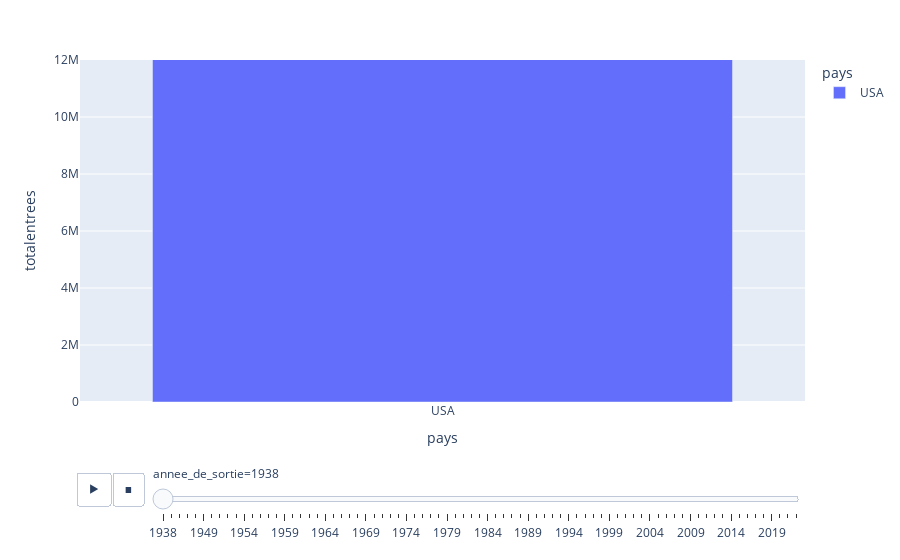

This figure's notebook cell:
### Code cell
px.bar(test2,x='pays',y='totalentrees',color='pays',animation_frame='annee_de_sortie',range_y=[0,12000000])

### Figure 1 — Plotly figure (JSON) as saved in the notebook; plotly's stock layout.template omitted (floating-point values rounded to 4 significant figures)
{"data": [{"alignmentgroup": "True", "hovertemplate": "pays=%{x}<br>annee_de_sortie=1938<br>totalentrees=%{y}<extra></extra>", "legendgroup": "USA", "marker": {"color": "#636efa", "pattern": {"shape": ""}}, "name": "USA", "offsetgroup": "USA", "orientation": "v", "showlegend": true, "textposition": "auto", "type": "bar", "x": ["USA"], "xaxis": "x", "y": [18319651], "yaxis": "y"}], "layout": {"barmode": "relative", "legend": {"title": {"text": "pays"}, "tracegroupgap": 0}, "margin": {"t": 60}, "sliders": [{"active": 0, "currentvalue": {"prefix": "annee_de_sortie="}, "len": 0.9, "pad": {"b": 10, "t": 60}, "steps": [{"args": [["1938"], {"frame": {"duration": 0, "redraw": true}, "fromcurrent": true, "mode": "immediate", "transition": {"duration": 0, "easing": "linear"}}], "label": "1938", "method": "animate"}, {"args": [["1945"], {"frame": {"duration": 0, "redraw": true}, "fromcurrent": true, "mode": "immediate", "transition": {"duration": 0, "easing": "linear"}}], "label": "1945", "method": "animate"}, {"args": [["1946"], {"frame": {"duration": 0, "redraw": true}, "fromcurrent": true, "mode": "immediate", "transition": {"duration": 0, "easing": "linear"}}], "label": "1946", "method": "animate"}, {"args": [["1947"], {"frame": {"duration": 0, "redraw": true}, "fromcurrent": true, "mode": "immediate", "transition": {"duration": 0, "easing": "linear"}}], "label": "1947", "method": "animate"}, {"args": [["1948"], {"frame": {"duration": 0, "redraw": true}, "fromcurrent": true, "mode": "immediate", "transition": {"duration": 0, "easing": "linear"}}], "label": "1948", "method": "animate"}, {"args": [["1949"], {"frame": {"duration": 0, "redraw": true}, "fromcurrent": true, "mode": "immediate", "transition": {"duration": 0, "easing": "linear"}}], "label": "1949", "method": "animate"}, {"args": [["1950"], {"frame": {"duration": 0, "redraw": true}, "fromcurrent": true, "mode": "immediate", "transition": {"duration": 0, "easing": "linear"}}], "label": "1950", "method": "animate"}, {"args": [["1951"], {"frame": {"duration": 0, "redraw": true}, "fromcurrent": true, "mode": "immediate", "transition": {"duration": 0, "easing": "linear"}}], "label": "1951", "method": "animate"}, {"args": [["1952"], {"frame": {"duration": 0, "redraw": true}, "fromcurrent": true, "mode": "immediate", "transition": {"duration": 0, "easing": "linear"}}], "label": "1952", "method": "animate"}, {"args": [["1953"], {"frame": {"duration": 0, "redraw": true}, "fromcurrent": true, "mode": "immediate", "transition": {"duration": 0, "easing": "linear"}}], "label": "1953", "method": "animate"}, {"args": [["1954"], {"frame": {"duration": 0, "redraw": true}, "fromcurrent": true, "mode": "immediate", "transition": {"duration": 0, "easing": "linear"}}], "label": "1954", "method": "animate"}, {"args": [["1955"], {"frame": {"duration": 0, "redraw": true}, "fromcurrent": true, "mode": "immediate", "transition": {"duration": 0, "easing": "linear"}}], "label": "1955", "method": "animate"}, {"args": [["1956"], {"frame": {"duration": 0, "redraw": true}, "fromcurrent": true, "mode": "immediate", "transition": {"duration": 0, "easing": "linear"}}], "label": "1956", "method": "animate"}, {"args": [["1957"], {"frame": {"duration": 0, "redraw": true}, "fromcurrent": true, "mode": "immediate", "transition": {"duration": 0, "easing": "linear"}}], "label": "1957", "method": "animate"}, {"args": [["1958"], {"frame": {"duration": 0, "redraw": true}, "fromcurrent": true, "mode": "immediate", "transition": {"duration": 0, "easing": "linear"}}], "label": "1958", "method": "animate"}, {"args": [["1959"], {"frame": {"duration": 0, "redraw": true}, "fromcurrent": true, "mode": "immediate", "transition": {"duration": 0, "easing": "linear"}}], "label": "1959", "method": "animate"}, {"args": [["1960"], {"frame": {"duration": 0, "redraw": true}, "fromcurrent": true, "mode": "immediate", "transition": {"duration": 0, "easing": "linear"}}], "label": "1960", "method": "animate"}, {"args": [["1961"], {"frame": {"duration": 0, "redraw": true}, "fromcurrent": true, "mode": "immediate", "transition": {"duration": 0, "easing": "linear"}}], "label": "1961", "method": "animate"}, {"args": [["1962"], {"frame": {"duration": 0, "redraw": true}, "fromcurrent": true, "mode": "immediate", "transition": {"duration": 0, "easing": "linear"}}], "label": "1962", "method": "animate"}, {"args": [["1963"], {"frame": {"duration": 0, "redraw": true}, "fromcurrent": true, "mode": "immediate", "transition": {"duration": 0, "easing": "linear"}}], "label": "1963", "method": "animate"}, {"args": [["1964"], {"frame": {"duration": 0, "redraw": true}, "fromcurrent": true, "mode": "immediate", "transition": {"duration": 0, "easing": "linear"}}], "label": "1964", "method": "animate"}, {"args": [["1965"], {"frame": {"duration": 0, "redraw": true}, "fromcurrent": true, "mode": "immediate", "transition": {"duration": 0, "easing": "linear"}}], "label": "1965", "method": "animate"}, {"args": [["1966"], {"frame": {"duration": 0, "redraw": true}, "fromcurrent": true, "mode": "immediate", "transition": {"duration": 0, "easing": "linear"}}], "label": "1966", "method": "animate"}, {"args": [["1967"], {"frame": {"duration": 0, "redraw": true}, "fromcurrent": true, "mode": "immediate", "transition": {"duration": 0, "easing": "linear"}}], "label": "1967", "method": "animate"}, {"args": [["1968"], {"frame": {"duration": 0, "redraw": true}, "fromcurrent": true, "mode": "immediate", "transition": {"duration": 0, "easing": "linear"}}], "label": "1968", "method": "animate"}, {"args": [["1969"], {"frame": {"duration": 0, "redraw": true}, "fromcurrent": true, "mode": "immediate", "transition": {"duration": 0, "easing": "linear"}}], "label": "1969", "method": "animate"}, {"args": [["1970"], {"frame": {"duration": 0, "redraw": true}, "fromcurrent": true, "mode": "immediate", "transition": {"duration": 0, "easing": "linear"}}], "label": "1970", "method": "animate"}, {"args": [["1971"], {"frame": {"duration": 0, "redraw": true}, "fromcurrent": true, "mode": "immediate", "transition": {"duration": 0, "easing": "linear"}}], "label": "1971", "method": "animate"}, {"args": [["1972"], {"frame": {"duration": 0, "redraw": true}, "fromcurrent": true, "mode": "immediate", "transition": {"duration": 0, "easing": "linear"}}], "label": "1972", "method": "animate"}, {"args": [["1973"], {"frame": {"duration": 0, "redraw": true}, "fromcurrent": true, "mode": "immediate", "transition": {"duration": 0, "easing": "linear"}}], "label": "1973", "method": "animate"}, {"args": [["1974"], {"frame": {"duration": 0, "redraw": true}, "fromcurrent": true, "mode": "immediate", "transition": {"duration": 0, "easing": "linear"}}], "label": "1974", "method": "animate"}, {"args": [["1975"], {"frame": {"duration": 0, "redraw": true}, "fromcurrent": true, "mode": "immediate", "transition": {"duration": 0, "easing": "linear"}}], "label": "1975", "method": "animate"}, {"args": [["1976"], {"frame": {"duration": 0, "redraw": true}, "fromcurrent": true, "mode": "immediate", "transition": {"duration": 0, "easing": "linear"}}], "label": "1976", "method": "animate"}, {"args": [["1977"], {"frame": {"duration": 0, "redraw": true}, "fromcurrent": true, "mode": "immediate", "transition": {"duration": 0, "easing": "linear"}}], "label": "1977", "method": "animate"}, {"args": [["1978"], {"frame": {"duration": 0, "redraw": true}, "fromcurrent": true, "mode": "immediate", "transition": {"duration": 0, "easing": "linear"}}], "label": "1978", "method": "animate"}, {"args": [["1979"], {"frame": {"duration": 0, "redraw": true}, "fromcurrent": true, "mode": "immediate", "transition": {"duration": 0, "easing": "linear"}}], "label": "1979", "method": "animate"}, {"args": [["1980"], {"frame": {"duration": 0, "redraw": true}, "fromcurrent": true, "mode": "immediate", "transition": {"duration": 0, "easing": "linear"}}], "label": "1980", "method": "animate"}, {"args": [["1981"], {"frame": {"duration": 0, "redraw": true}, "fromcurrent": true, "mode": "immediate", "transition": {"duration": 0, "easing": "linear"}}], "label": "1981", "method": "animate"}, {"args": [["1982"], {"frame": {"duration": 0, "redraw": true}, "fromcurrent": true, "mode": "immediate", "transition": {"duration": 0, "easing": "linear"}}], "label": "1982", "method": "animate"}, {"args": [["1983"], {"frame": {"duration": 0, "redraw": true}, "fromcurrent": true, "mode": "immediate", "transition": {"duration": 0, "easing": "linear"}}], "label": "1983", "method": "animate"}, {"args": [["1984"], {"frame": {"duration": 0, "redraw": true}, "fromcurrent": true, "mode": "immediate", "transition": {"duration": 0, "easing": "linear"}}], "label": "1984", "method": "animate"}, {"args": [["1985"], {"frame": {"duration": 0, "redraw": true}, "fromcurrent": true, "mode": "immediate", "transition": {"duration": 0, "easing": "linear"}}], "label": "1985", "method": "animate"}, {"args": [["1986"], {"frame": {"duration": 0, "redraw": true}, "fromcurrent": true, "mode": "immediate", "transition": {"duration": 0, "easing": "linear"}}], "label": "1986", "method": "animate"}, {"args": [["1987"], {"frame": {"duration": 0, "redraw": true}, "fromcurrent": true, "mode": "immediate", "transition": {"duration": 0, "easing": "linear"}}], "label": "1987", "method": "animate"}, {"args": [["1988"], {"frame": {"duration": 0, "redraw": true}, "fromcurrent": true, "mode": "immediate", "transition": {"duration": 0, "easing": "linear"}}], "label": "1988", "method": "animate"}, {"args": [["1989"], {"frame": {"duration": 0, "redraw": true}, "fromcurrent": true, "mode": "immediate", "transition": {"duration": 0, "easing": "linear"}}], "label": "1989", "method": "animate"}, {"args": [["1990"], {"frame": {"duration": 0, "redraw": true}, "fromcurrent": true, "mode": "immediate", "transition": {"duration": 0, "easing": "linear"}}], "label": "1990", "method": "animate"}, {"args": [["1991"], {"frame": {"duration": 0, "redraw": true}, "fromcurrent": true, "mode": "immediate", "transition": {"duration": 0, "easing": "linear"}}], "label": "1991", "method": "animate"}, {"args": [["1992"], {"frame": {"duration": 0, "redraw": true}, "fromcurrent": true, "mode": "immediate", "transition": {"duration": 0, "easing": "linear"}}], "label": "1992", "method": "animate"}, {"args": [["1993"], {"frame": {"duration": 0, "redraw": true}, "fromcurrent": true, "mode": "immediate", "transition": {"duration": 0, "easing": "linear"}}], "label": "1993", "method": "animate"}, {"args": [["1994"], {"frame": {"duration": 0, "redraw": true}, "fromcurrent": true, "mode": "immediate", "transition": {"duration": 0, "easing": "linear"}}], "label": "1994", "method": "animate"}, {"args": [["1995"], {"frame": {"duration": 0, "redraw": true}, "fromcurrent": true, "mode": "immediate", "transition": {"duration": 0, "easing": "linear"}}], "label": "1995", "method": "animate"}, {"args": [["1996"], {"frame": {"duration": 0, "redraw": true}, "fromcurrent": true, "mode": "immediate", "transition": {"duration": 0, "easing": "linear"}}], "label": "1996", "method": "animate"}, {"args": [["1997"], {"frame": {"duration": 0, "redraw": true}, "fromcurrent": true, "mode": "immediate", "transition": {"duration": 0, "easing": "linear"}}], "label": "1997", "method": "animate"}, {"args": [["1998"], {"frame": {"duration": 0, "redraw": true}, "fromcurrent": true, "mode": "immediate", "transition": {"duration": 0, "easing": "linear"}}], "label": "1998", "method": "animate"}, {"args": [["1999"], {"frame": {"duration": 0, "redraw": true}, "fromcurrent": true, "mode": "immediate", "transition": {"duration": 0, "easing": "linear"}}], "label": "1999", "method": "animate"}, {"args": [["2000"], {"frame": {"duration": 0, "redraw": true}, "fromcurrent": true, "mode": "immediate", "transition": {"duration": 0, "easing": "linear"}}], "label": "2000", "method": "animate"}, {"args": [["2001"], {"frame": {"duration": 0, "redraw": true}, "fromcurrent": true, "mode": "immediate", "transition": {"duration": 0, "easing": "linear"}}], "label": "2001", "method": "animate"}, {"args": [["2002"], {"frame": {"duration": 0, "redraw": true}, "fromcurrent": true, "mode": "immediate", "transition": {"duration": 0, "easing": "linear"}}], "label": "2002", "method": "animate"}, {"args": [["2003"], {"frame": {"duration": 0, "redraw": true}, "fromcurrent": true, "mode": "immediate", "transition": {"duration": 0, "easing": "linear"}}], "label": "2003", "method": "animate"}, {"args": [["2004"], {"frame": {"duration": 0, "redraw": true}, "fromcurrent": true, "mode": "immediate", "transition": {"duration": 0, "easing": "linear"}}], "label": "2004", "method": "animate"}, {"args": [["2005"], {"frame": {"duration": 0, "redraw": true}, "fromcurrent": true, "mode": "immediate", "transition": {"duration": 0, "easing": "linear"}}], "label": "2005", "method": "animate"}, {"args": [["2006"], {"frame": {"duration": 0, "redraw": true}, "fromcurrent": true, "mode": "immediate", "transition": {"duration": 0, "easing": "linear"}}], "label": "2006", "method": "animate"}, {"args": [["2007"], {"frame": {"duration": 0, "redraw": true}, "fromcurrent": true, "mode": "immediate", "transition": {"duration": 0, "easing": "linear"}}], "label": "2007", "method": "animate"}, {"args": [["2008"], {"frame": {"duration": 0, "redraw": true}, "fromcurrent": true, "mode": "immediate", "transition": {"duration": 0, "easing": "linear"}}], "label": "2008", "method": "animate"}, {"args": [["2009"], {"frame": {"duration": 0, "redraw": true}, "fromcurrent": true, "mode": "immediate", "transition": {"duration": 0, "easing": "linear"}}], "label": "2009", "method": "animate"}, {"args": [["2010"], {"frame": {"duration": 0, "redraw": true}, "fromcurrent": true, "mode": "immediate", "transition": {"duration": 0, "easing": "linear"}}], "label": "2010", "method": "animate"}, {"args": [["2011"], {"frame": {"duration": 0, "redraw": true}, "fromcurrent": true, "mode": "immediate", "transition": {"duration": 0, "easing": "linear"}}], "label": "2011", "method": "animate"}, {"args": [["2012"], {"frame": {"duration": 0, "redraw": true}, "fromcurrent": true, "mode": "immediate", "transition": {"duration": 0, "easing": "linear"}}], "label": "2012", "method": "animate"}, {"args": [["2013"], {"frame": {"duration": 0, "redraw": true}, "fromcurrent": true, "mode": "immediate", "transition": {"duration": 0, "easing": "linear"}}], "label": "2013", "method": "animate"}, {"args": [["2014"], {"frame": {"duration": 0, "redraw": true}, "fromcurrent": true, "mode": "immediate", "transition": {"duration": 0, "easing": "linear"}}], "label": "2014", "method": "animate"}, {"args": [["2015"], {"frame": {"duration": 0, "redraw": true}, "fromcurrent": true, "mode": "immediate", "transition": {"duration": 0, "easing": "linear"}}], "label": "2015", "method": "animate"}, {"args": [["2016"], {"frame": {"duration": 0, "redraw": true}, "fromcurrent": true, "mode": "immediate", "transition": {"duration": 0, "easing": "linear"}}], "label": "2016", "method": "animate"}, {"args": [["2017"], {"frame": {"duration": 0, "redraw": true}, "fromcurrent": true, "mode": "immediate", "transition": {"duration": 0, "easing": "linear"}}], "label": "2017", "method": "animate"}, {"args": [["2018"], {"frame": {"duration": 0, "redraw": true}, "fromcurrent": true, "mode": "immediate", "transition": {"duration": 0, "easing": "linear"}}], "label": "2018", "method": "animate"}, {"args": [["2019"], {"frame": {"duration": 0, "redraw": true}, "fromcurrent": true, "mode": "immediate", "transition": {"duration": 0, "easing": "linear"}}], "label": "2019", "method": "animate"}, {"args": [["2021"], {"frame": {"duration": 0, "redraw": true}, "fromcurrent": true, "mode": "immediate", "transition": {"duration": 0, "easing": "linear"}}], "label": "2021", "method": "animate"}, {"args": [["2022"], {"frame": {"duration": 0, "redraw": true}, "fromcurrent": true, "mode": "immediate", "transition": {"duration": 0, "easing": "linear"}}], "label": "2022", "method": "animate"}, {"args": [["2023"], {"frame": {"duration": 0, "redraw": true}, "fromcurrent": true, "mode": "immediate", "transition": {"duration": 0, "easing": "linear"}}], "label": "2023", "method": "animate"}], "x": 0.1, "xanchor": "left", "y": 0, "yanchor": "top"}], "updatemenus": [{"buttons": [{"args": [null, {"frame": {"duration": 500, "redraw": true}, "fromcurrent": true, "mode": "immediate", "transition": {"duration": 500, "easing": "linear"}}], "label": "&#9654;", "method": "animate"}, {"args": [[null], {"frame": {"duration": 0, "redraw": true}, "fromcurrent": true, "mode": "immediate", "transition": {"duration": 0, "easing": "linear"}}], "label": "&#9724;", "method": "animate"}], "direction": "left", "pad": {"r": 10, "t": 70}, "showactive": false, "type": "buttons", "x": 0.1, "xanchor": "right", "y": 0, "yanchor": "top"}], "xaxis": {"anchor": "y", "categoryarray": ["USA", "FRA", "Autre"], "categoryorder": "array", "domain": [0, 1], "title": {"text": "pays"}}, "yaxis": {"anchor": "x", "domain": [0, 1], "range": [0, 12000000], "title": {"text": "totalentrees"}}}}
